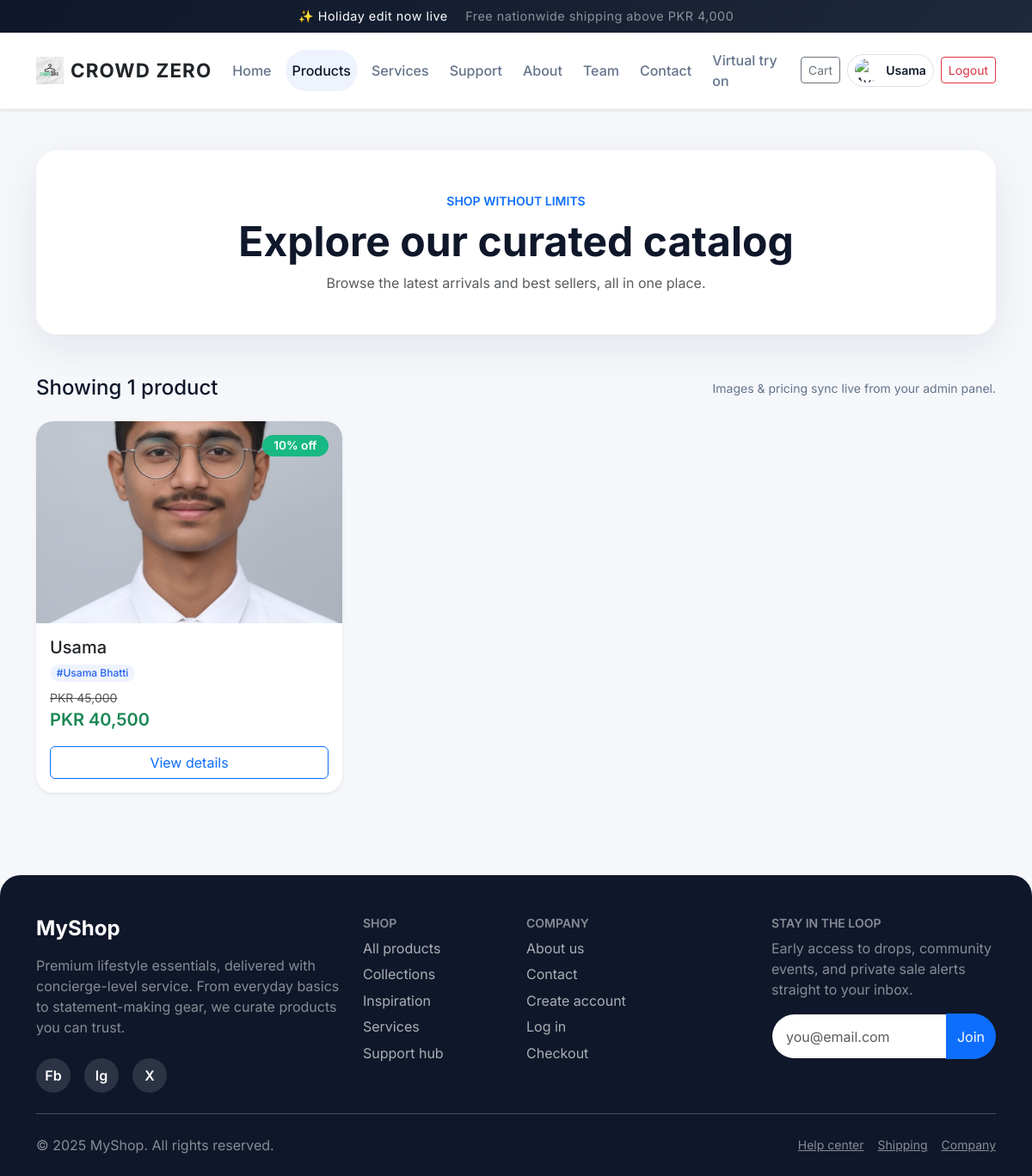
Page /e/products.php (signed in) on the committed database.
### tables this page shows
CREATE TABLE `products` (
  `id` int(11) NOT NULL,
  `name` varchar(255) NOT NULL,
  `category_id` int(11) NOT NULL,
  `image` text DEFAULT NULL,
  `color` varchar(20) DEFAULT '#3498db',
  `quantity` int(11) NOT NULL DEFAULT 0,
  `description` text DEFAULT NULL,
  `size` varchar(50) DEFAULT NULL,
  `price` decimal(10,2) NOT NULL,
  `delivery_price` decimal(10,2) DEFAULT 0.00,
  `return_days` varchar(50) DEFAULT '1 Days Return',
  `discount` decimal(5,2) DEFAULT 0.00,
  `created_at` timestamp NOT NULL DEFAULT current_timestamp(),
  `updated_at` timestamp NOT NULL DEFAULT current_timestamp() ON UPDATE current_timestamp()
);

CREATE TABLE `categories` (
  `id` int(11) NOT NULL,
  `name` varchar(255) NOT NULL,
  `created_at` timestamp NOT NULL DEFAULT current_timestamp(),
  `updated_at` timestamp NOT NULL DEFAULT current_timestamp() ON UPDATE current_timestamp()
);

### a/models/Database.php (called while the page is built)
<?php
class Database {
    private $host = "localhost";
    private $username = "root";
    private $password = "";
    private $database = "crowd_zero";
    private $connection;
    public function __construct() {
        try {
            $this->connection = new PDO(
                "mysql:host={$this->host};dbname={$this->database}",
                $this->username,
                $this->password,
                array(PDO::ATTR_ERRMODE => PDO::ERRMODE_EXCEPTION)
            );
            $this->connection->setAttribute(PDO::ATTR_ERRMODE, PDO::ERRMODE_EXCEPTION);
        } catch(PDOException $e) {
            error_log("Database Connection Failed: " . $e->getMessage());
            die(json_encode(["success" => false, "message" => "Database connection failed"]));
        }
    }
    public function getConnection() {
        return $this->connection;
    }
}
?>

### a/models/ProductModel.php (called while the page is built, shortened)
<?php
require_once __DIR__ . '/Database.php';
class ProductModel {
    private $db;
    private $table = "products";
    public function __construct() {
        $database = new Database();
        $this->db = $database->getConnection();
    }
    public function getAllProducts() {
        try {
            $query = "SELECT p.*, c.name as category_name
                     FROM {$this->table} p
                     LEFT JOIN categories c ON p.category_id = c.id
                     ORDER BY p.created_at DESC";
            $stmt = $this->db->prepare($query);
            $stmt->execute();
            return $stmt->fetchAll(PDO::FETCH_ASSOC);
        } catch(PDOException $e) {
            return [];
        }
    }
}
?>

### e/config.php (called while the page is built, shortened)
<?php
$baseDir = dirname(__DIR__);
require_once $baseDir . '/a/models/Database.php';
require_once $baseDir . '/a/models/ProductModel.php';
function getProductModel(): ProductModel {
    static $productModel = null;
    if ($productModel === null) {
        $productModel = new ProductModel();
    }
    return $productModel;
}
function format_price($value): string {
    return 'PKR ' . number_format((float)$value, 0);
}
function sanitize_path(string $path): string {
    $normalized = str_replace('\\', '/', trim($path));
    return preg_replace('#/+#', '/', $normalized);
}
function format_image_url(?string $path): string {
    $path = sanitize_path($path);
    while (strpos($path, '../') === 0) {
        $path = substr($path, 3);
    }
    if (strpos($path, 'uploads/') === 0) {
        $path = 'a/' . $path;
    } elseif (strpos($path, 'a/uploads/') !== 0) {
        $path = ltrim($path, '/');
        if (strpos($path, 'a/') !== 0) {
            $path = 'a/' . $path;
        }
    }
    $absolutePath = dirname(__DIR__) . '/' . $path;
    if (is_file($absolutePath)) {
        $webPath = ltrim($path, '/');
        if (strpos($webPath, 'a/') === 0) {
            return '../' . $webPath;
        }
        return $webPath;
    }
    return PLACEHOLDER_IMAGE;
}
function calculate_discounted_price(float $price, float $discount): float {
    return max(0, $price - ($price * $discount / 100));
}

### e/products.php (the view)
<?php
include 'includes/header.php';
require_once __DIR__ . '/config.php';
$productModel = getProductModel();
$products = $productModel->getAllProducts();
$productCount = count($products);
?>
<section class="page-hero text-center mb-5">
  <p class="text-uppercase text-primary mb-2 fw-semibold small">Shop without limits</p>
  <h1 class="display-5 fw-bold">Explore our curated catalog</h1>
  <p class="text-muted mb-0">Browse the latest arrivals and best sellers, all in one place.</p>
</section>
<?php if ($productCount === 0): ?>
  <div class="card shadow-sm border-0">
    <div class="card-body text-center py-5">
      <img src="images/placeholder-product.svg" class="empty-state-icon" alt="Empty state">
      <h3 class="mt-4">Products are on the way</h3>
      <p class="text-muted mb-4">We are curating a fresh collection. Please check back shortly.</p>
      <a href="index.php" class="btn btn-primary">Back to home</a>
    </div>
  </div>
<?php else: ?>
  <div class="section-heading flex-wrap">
    <h2 class="h4 mb-0">Showing <?php echo $productCount; ?> product<?php echo $productCount > 1 ? 's' : ''; ?></h2>
    <small>Images &amp; pricing sync live from your admin panel.</small>
  </div>
  <div class="row g-4">
    <?php foreach ($products as $p): ?>
      <?php
      $imageUrl = format_image_url($p['image'] ?? '');
      $price = (float)($p['price'] ?? 0);
      $discount = (float)($p['discount'] ?? 0);
      $finalPrice = calculate_discounted_price($price, $discount);
      $hasDiscount = $discount > 0;
      ?>
      <div class="col-sm-6 col-lg-4">
        <div class="product-card card h-100 shadow-sm border-0">
          <div class="position-relative">
            <img src="<?php echo htmlspecialchars($imageUrl); ?>" class="product-thumb" alt="<?php echo htmlspecialchars($p['name'] ?? 'Product image'); ?>" loading="lazy">
            <?php if ($hasDiscount): ?>
              <span class="badge discount-badge"><?php echo $discount; ?>% off</span>
            <?php endif; ?>
          </div>
          <div class="card-body d-flex flex-column">
            <div class="mb-2">
              <h5 class="card-title mb-1"><?php echo htmlspecialchars($p['name']); ?></h5>
              <?php if (!empty($p['category_name'])): ?>
                <span class="badge badge-soft">#<?php echo htmlspecialchars($p['category_name']); ?></span>
              <?php endif; ?>
            </div>
            <div class="pricing mb-3">
              <?php if ($hasDiscount): ?>
                <div class="text-muted text-decoration-line-through small"><?php echo format_price($price); ?></div>
                <div class="fs-5 fw-semibold text-success"><?php echo format_price($finalPrice); ?></div>
              <?php else: ?>
                <div class="fs-5 fw-semibold"><?php echo format_price($price); ?></div>
              <?php endif; ?>
            </div>
            <a href="product_detail.php?id=<?php echo (int)$p['id']; ?>" class="btn btn-outline-primary mt-auto">View details</a>
          </div>
        </div>
      </div>
    <?php endforeach; ?>
  </div>
<?php endif; ?>
<?php include 'includes/footer.php'; ?>

### e/css/style.css (style rules this page uses)
:root { --primary: #2563eb; --primary-soft: #dbeafe; --dark: #0f172a; --muted: #64748b; --surface: #ffffff; --surface-alt: #f5f7fb; --shadow: 0 15px 45px rgba(15, 23, 42, 0.08); --radius-lg: 1.5rem; --radius-md: 1rem; }
body, .site-body { background-color: var(--surface-alt); font-family: 'Inter', 'Segoe UI', Tahoma, Geneva, Verdana, sans-serif; color: var(--dark); min-height: 100vh; }
.section-heading { display: flex; justify-content: space-between; align-items: center; gap: 1rem; margin-bottom: 1.5rem; }
.section-heading small { color: var(--muted); }
.product-card { border-radius: 1.25rem; overflow: hidden; border: 1px solid rgba(15, 23, 42, 0.06); transition: transform 0.25s ease, box-shadow 0.25s ease; }
.product-card .product-thumb { width: 100%; height: 235px; object-fit: cover; background-color: #f8fafc; }
.product-card .card-body { display: flex; flex-direction: column; }
.product-thumb { background-color: #f8fafc; }
.discount-badge { position: absolute; top: 16px; right: 16px; background: rgba(16, 185, 129, 0.95); color: #ffffff; border-radius: 999px; padding: 0.35rem 0.85rem; font-size: 0.85rem; font-weight: 600; }
.badge-soft { background-color: rgba(37, 99, 235, 0.08); color: var(--primary); border-radius: 999px; font-weight: 500; }
.page-hero { background: var(--surface); border-radius: var(--radius-lg); padding: clamp(1.8rem, 4vw, 3rem); box-shadow: var(--shadow); }

### rows in the picture
products: image (picture), discount "10", name "Usama", category.name "Usama Bhatti", price "PKR 45,000", format_price($finalPrice) "PKR 40,500"

### other values in the picture
$item['label'] "Home"
$item['label'] "Products"
$item['label'] "Services"
$item['label'] "Support"
$item['label'] "About"
$item['label'] "Team"
$item['label'] "Contact"
$item['label'] "Virtual try on"
$displayName "Usama"
$productCount "1"
